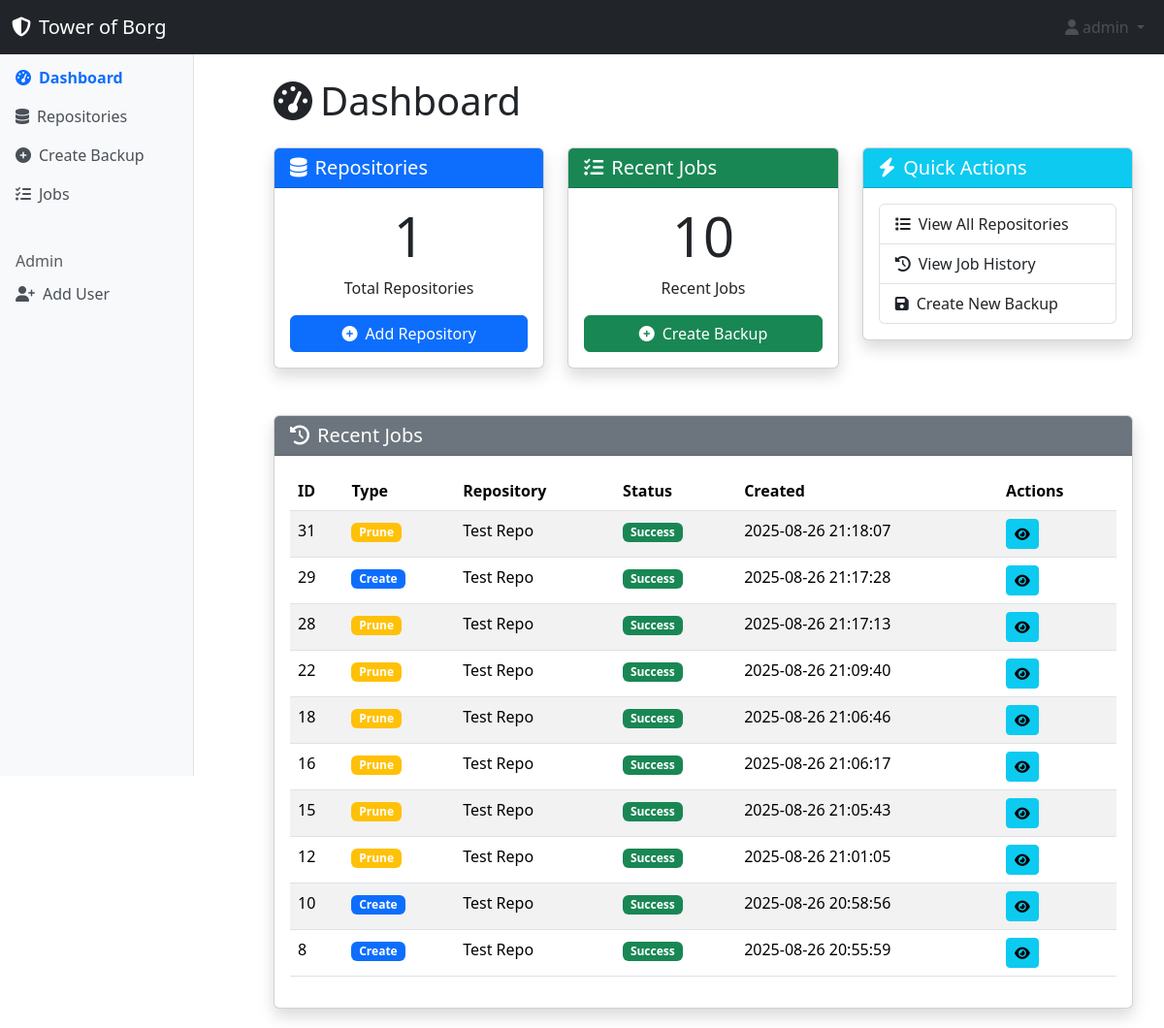
Page /dashboard (signed in) on the earlier database version.
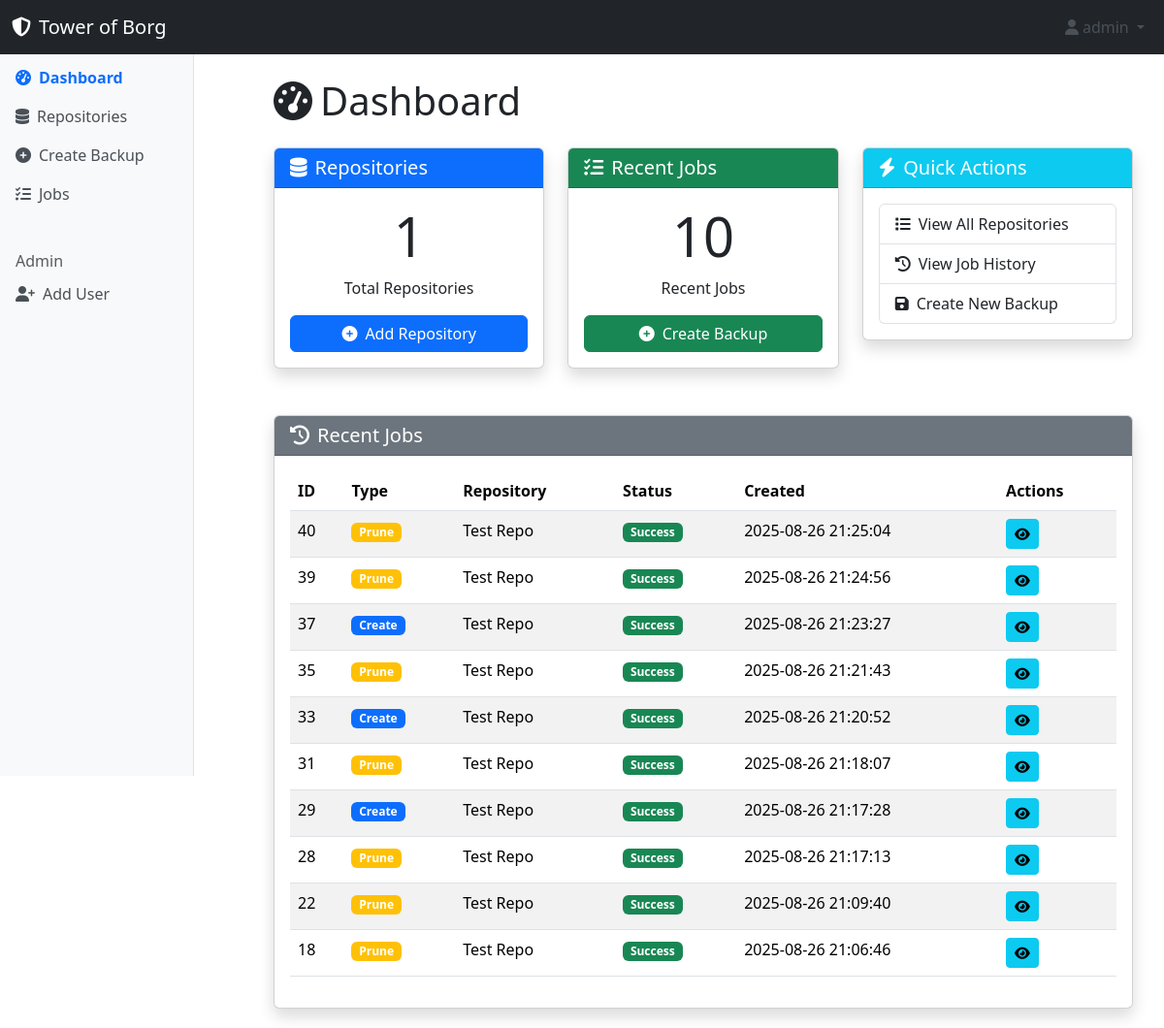
Same page on the later database version.
### models.py (models this page shows, shortened)
class User(db.Model, UserMixin):
    id = db.Column(db.Integer, primary_key=True)
    username = db.Column(db.String(80), unique=True, nullable=False)
    password_hash = db.Column(db.String(128), nullable=False)
    is_admin = db.Column(db.Boolean, default=False)
    repositories = db.relationship('Repository', backref='owner', lazy=True)
    jobs = db.relationship('Job', backref='user', lazy=True)

class Job(db.Model):
    id = db.Column(db.Integer, primary_key=True)
    job_type = db.Column(db.String(20), nullable=False)  # create, prune, list, etc.
    status = db.Column(db.String(20), nullable=False)  # running, success, failed
    repository_id = db.Column(db.Integer, db.ForeignKey('repository.id'), nullable=False)
    user_id = db.Column(db.Integer, db.ForeignKey('user.id'), nullable=False)
    archive_name = db.Column(db.String(100), default=None)
    source_path = db.Column(db.String(255), default=None)
    timestamp = db.Column(db.DateTime, default=datetime.utcnow)
    completed_at = db.Column(db.DateTime, default=None)
    log_output = db.Column(db.Text, default=None)

class Repository(db.Model):
    id = db.Column(db.Integer, primary_key=True)
    name = db.Column(db.String(100), nullable=False)
    path = db.Column(db.String(255), nullable=False)
    encryption = db.Column(db.String(50), default=None)
    passphrase = db.Column(db.String(255), default=None)
    user_id = db.Column(db.Integer, db.ForeignKey('user.id'), nullable=False)
    jobs = db.relationship('Job', backref='repository', lazy=True)
    created_at = db.Column(db.DateTime, default=datetime.utcnow)

### app.py (the view)
@app.route('/dashboard')
@login_required
def dashboard():
    repos = Repository.query.filter_by(user_id=current_user.id).all()
    recent_jobs = Job.query.filter_by(user_id=current_user.id).filter(Job.job_type != 'list').order_by(Job.timestamp.desc()).limit(10).all()
    return render_template('dashboard.html', repos=repos, jobs=recent_jobs)

### auth.py (called while the page is built)
def init_login_manager(app):
    login_manager = LoginManager()
    login_manager.init_app(app)
    login_manager.login_view = 'auth.login'
    login_manager.login_message = 'Please log in to access this page.'
    bcrypt.init_app(app)
    @login_manager.user_loader
    def load_user(user_id):
        return User.query.get(int(user_id))
    return login_manager

### templates/dashboard.html (shortened to what this page needs)
{% extends "base.html" %}
{% block content %}
<div class="container-fluid">
    <h1 class="mb-4"><i class="fas fa-tachometer-alt me-2"></i>Dashboard</h1>
    <div class="row">
        <div class="col-md-4">
            <div class="card shadow mb-4">
                <div class="card-header bg-primary text-white">
                    <h5 class="mb-0"><i class="fas fa-database me-2"></i>Repositories</h5>
                </div>
                <div class="card-body">
                    <h1 class="display-4 text-center">{{ repos|length }}</h1>
                    <p class="text-center">Total Repositories</p>
                    <div class="d-grid">
                        <a href="{{ url_for('backup.add_repository') }}" class="btn btn-primary">
                            <i class="fas fa-plus-circle me-2"></i>Add Repository
                        </a>
                    </div>
                </div>
            </div>
        </div>
        <div class="col-md-4">
            <div class="card shadow mb-4">
                <div class="card-header bg-success text-white">
                    <h5 class="mb-0"><i class="fas fa-tasks me-2"></i>Recent Jobs</h5>
                </div>
                <div class="card-body">
                    <h1 class="display-4 text-center">{{ jobs|length }}</h1>
                    <p class="text-center">Recent Jobs</p>
                    <div class="d-grid">
                        <a href="{{ url_for('backup.create_backup') }}" class="btn btn-success">
                            <i class="fas fa-plus-circle me-2"></i>Create Backup
                        </a>
                    </div>
                </div>
            </div>
        </div>
        <div class="col-md-4">
            <div class="card shadow mb-4">
                <div class="card-header bg-info text-white">
                    <h5 class="mb-0"><i class="fas fa-bolt me-2"></i>Quick Actions</h5>
                </div>
                <div class="card-body">
                    <div class="list-group">
                        <a href="{{ url_for('backup.list_repositories') }}" class="list-group-item list-group-item-action">
                            <i class="fas fa-list me-2"></i>View All Repositories
                        </a>
                        <a href="{{ url_for('backup.list_jobs') }}" class="list-group-item list-group-item-action">
                            <i class="fas fa-history me-2"></i>View Job History
                        </a>
                        <a href="{{ url_for('backup.create_backup') }}" class="list-group-item list-group-item-action">
                            <i class="fas fa-save me-2"></i>Create New Backup
                        </a>
                    </div>
                </div>
            </div>
        </div>
    </div>
    <div class="row mt-4">
        <div class="col-md-12">
            <div class="card shadow">
                <div class="card-header bg-secondary text-white">
                    <h5 class="mb-0"><i class="fas fa-history me-2"></i>Recent Jobs</h5>
                </div>
                <div class="card-body">
                    <div class="table-responsive">
                        <table class="table table-striped table-hover">
                            <thead>
                                <tr>
                                    <th>ID</th>
                                    <th>Type</th>
                                    <th>Repository</th>
                                    <th>Status</th>
                                    <th>Created</th>
                                    <th>Actions</th>
                                </tr>
                            </thead>
                            <tbody>
                                {% for job in jobs %}
                                <tr>
                                    <td>{{ job.id }}</td>
                                    <td>
                                        {% if job.job_type == 'create' %}
                                            <span class="badge bg-primary">Create</span>
                                        {% elif job.job_type == 'prune' %}
                                            <span class="badge bg-warning">Prune</span>
                                        {% else %}
                                            <span class="badge bg-secondary">{{ job.job_type }}</span>
                                        {% endif %}
                                    </td>
                                    <td>{{ job.repository.name }}</td>
                                    <td>
                                        {% if job.status == 'running' %}
                                            <span class="badge bg-warning">Running</span>
                                        {% elif job.status == 'success' %}
                                            <span class="badge bg-success">Success</span>
                                        {% elif job.status == 'failed' %}
                                            <span class="badge bg-danger">Failed</span>
                                        {% else %}
                                            <span class="badge bg-secondary">{{ job.status }}</span>
                                        {% endif %}
                                    </td>
                                    <td>{{ job.timestamp.strftime('%Y-%m-%d %H:%M:%S') }}</td>
                                    <td>
                                        <a href="{{ url_for('backup.job_detail', job_id=job.id) }}" class="btn btn-sm btn-info">
                                            <i class="fas fa-eye"></i>
                                        </a>
                                    </td>
                                </tr>
                                {% else %}
                                <tr>
                                    <td colspan="6" class="text-center">No jobs found</td>
                                </tr>
                                {% endfor %}
                            </tbody>
                        </table>
                    </div>
                </div>
            </div>
        </div>
    </div>
</div>
{% endblock %}

### templates/base.html (shortened to what this page needs)
<!DOCTYPE html>
<html lang="en">
<head>
    <link href="https://cdn.jsdelivr.net/npm/bootstrap@5.3.2/dist/css/bootstrap.min.css" rel="stylesheet">
    <link rel="stylesheet" href="https://cdnjs.cloudflare.com/ajax/libs/font-awesome/6.4.2/css/all.min.css">
</head>
<body>
    <nav class="navbar navbar-expand-lg navbar-dark bg-dark fixed-top">
        <div class="container-fluid">
            <a class="navbar-brand" href="{{ url_for('dashboard') if current_user.is_authenticated else url_for('index') }}">
                <i class="fas fa-shield-alt me-2"></i>Tower of Borg
            </a>
            <div class="collapse navbar-collapse" id="navbarNav">
                <ul class="navbar-nav ms-auto">
                    {% if current_user.is_authenticated %}
                    <li class="nav-item dropdown">
                        <a class="nav-link dropdown-toggle" href="#" id="userDropdown" role="button" data-bs-toggle="dropdown">
                            <i class="fas fa-user me-1"></i>{{ current_user.username }}
                        </a>
                    </li>
                    {% else %}
                    <li class="nav-item">
                        <a class="nav-link" href="{{ url_for('auth.login') }}">Login</a>
                    </li>
                    {% endif %}
                </ul>
            </div>
        </div>
    </nav>
    {% if current_user.is_authenticated %}
    <div class="col-md-3 col-lg-2 sidebar">
        <div class="position-sticky">
            <ul class="nav flex-column">
                <li class="nav-item">
                    <a class="nav-link {% if request.endpoint == 'dashboard' %}active{% endif %}" href="{{ url_for('dashboard') }}">
                        <i class="fas fa-tachometer-alt me-2"></i>Dashboard
                    </a>
                </li>
                <li class="nav-item">
                    <a class="nav-link {% if request.endpoint == 'backup.list_repositories' %}active{% endif %}" href="{{ url_for('backup.list_repositories') }}">
                        <i class="fas fa-database me-2"></i>Repositories
                    </a>
                </li>
                <li class="nav-item">
                    <a class="nav-link {% if request.endpoint == 'backup.create_backup' %}active{% endif %}" href="{{ url_for('backup.create_backup') }}">
                        <i class="fas fa-plus-circle me-2"></i>Create Backup
                    </a>
                </li>
                <li class="nav-item">
                    <a class="nav-link {% if request.endpoint == 'backup.list_jobs' %}active{% endif %}" href="{{ url_for('backup.list_jobs') }}">
                        <i class="fas fa-tasks me-2"></i>Jobs
                    </a>
                </li>
                {% if current_user.is_admin %}
                <li class="nav-item mt-3">
                    <h6 class="sidebar-heading px-3 mt-4 mb-1 text-muted">
                        <span>Admin</span>
                    </h6>
                </li>
                <li class="nav-item">
                    <a class="nav-link {% if request.endpoint == 'auth.register' %}active{% endif %}" href="{{ url_for('auth.register') }}">
                        <i class="fas fa-user-plus me-2"></i>Add User
                    </a>
                </li>
                {% endif %}
            </ul>
        </div>
    </div>
    {% endif %}
    <main class="{% if current_user.is_authenticated %}main-content{% else %}container mt-5 pt-5{% endif %}">
        {% block content %}{% endblock %}
    </main>
</body>
</html>

### templates/base.html (style rules this page uses)
.sidebar { height: 100vh; position: fixed; top: 0; left: 0; padding-top: 60px; background-color: #f8f9fa; border-right: 1px solid #dee2e6; }
.main-content { margin-left: 250px; padding: 20px; }
.nav-link { color: #495057; }
.nav-link.active { color: #0d6efd; font-weight: bold; }
.card-header { font-weight: bold; }

Differences in the rows shown:
no longer on this page (row unchanged): Job: id "16", job_type "Prune", repository.name "Test Repo", status "Success", timestamp "2025-08-26 21:06:17"
no longer on this page (row unchanged): Job: id "15", job_type "Prune", repository.name "Test Repo", status "Success", timestamp "2025-08-26 21:05:43"
no longer on this page (row unchanged): Job: id "12", job_type "Prune", repository.name "Test Repo", status "Success", timestamp "2025-08-26 21:01:05"
no longer on this page (row unchanged): Job: id "10", job_type "Create", repository.name "Test Repo", status "Success", timestamp "2025-08-26 20:58:56"
no longer on this page (row unchanged): Job: id "8", job_type "Create", repository.name "Test Repo", status "Success", timestamp "2025-08-26 20:55:59"
added Job: id "40", job_type "Prune", repository.name "Test Repo", status "Success", timestamp "2025-08-26 21:25:04"
added Job: id "39", job_type "Prune", repository.name "Test Repo", status "Success", timestamp "2025-08-26 21:24:56"
added Job: id "37", job_type "Create", repository.name "Test Repo", status "Success", timestamp "2025-08-26 21:23:27"
added Job: id "35", job_type "Prune", repository.name "Test Repo", status "Success", timestamp "2025-08-26 21:21:43"
added Job: id "33", job_type "Create", repository.name "Test Repo", status "Success", timestamp "2025-08-26 21:20:52"
